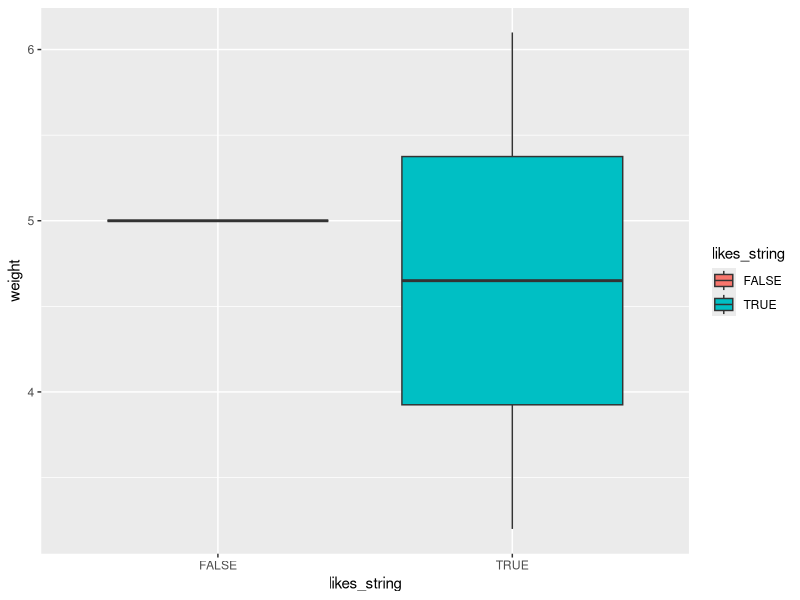

The R source for this figure:
## ---- chunk 1
cats <- read.csv(file = "feline-data.csv")
cats
## ---- chunk 2
library(ggplot2)
ggplot(cats, aes(x = likes_string, y = weight, 
                 group = likes_string,
                 fill = likes_string)) + 
    geom_boxplot()
## ---- chunk 3
sessionInfo()
